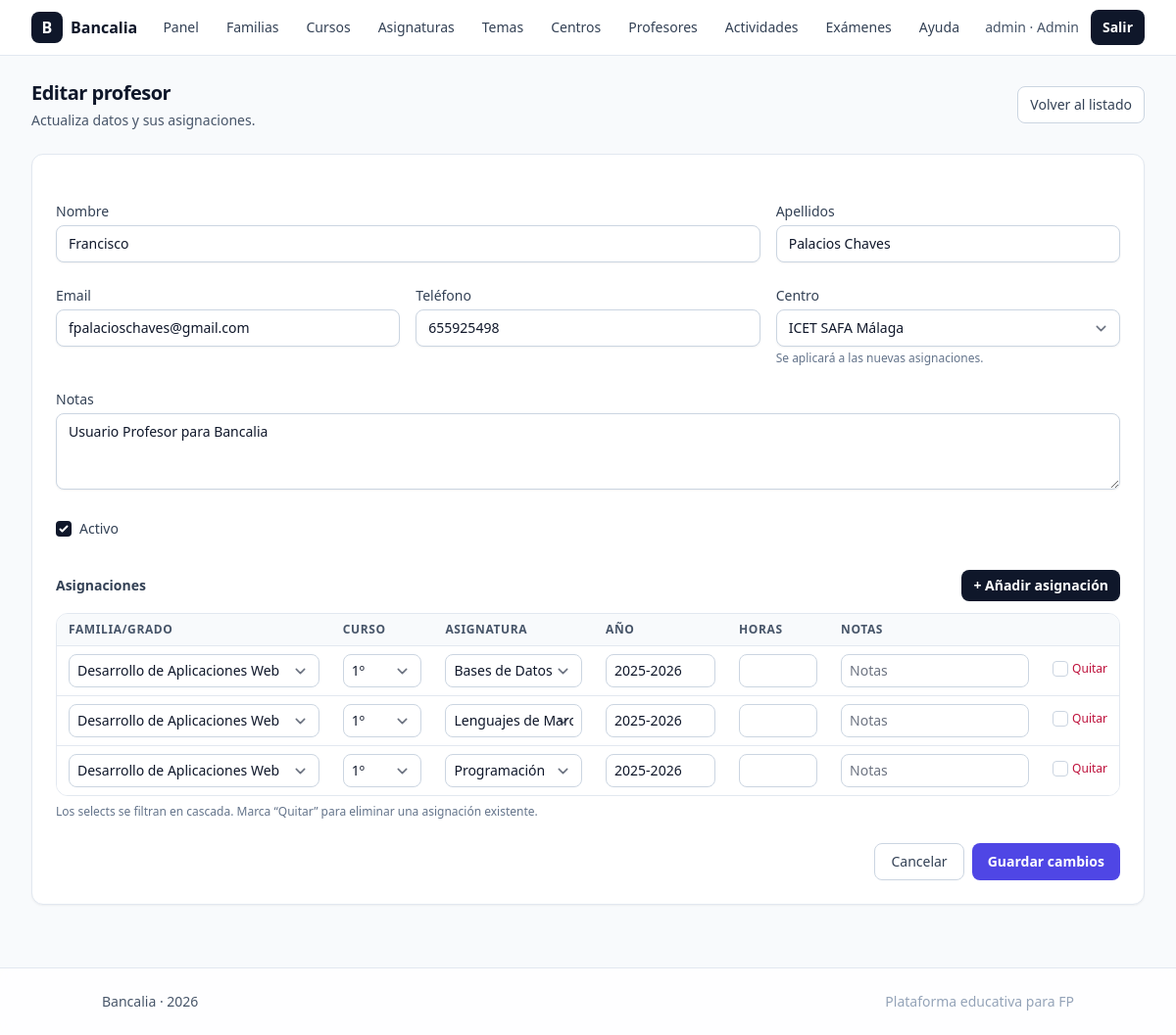
The page /admin/profesores/edit.php?id=2 (signed in) on the database its author committed.
### tables this page shows
CREATE TABLE `profesores` (
  `id` int(11) NOT NULL,
  `centro_id` int(11) DEFAULT NULL,
  `nombre` varchar(120) NOT NULL,
  `apellidos` varchar(160) NOT NULL,
  `email` varchar(160) NOT NULL,
  `telefono` varchar(30) DEFAULT NULL,
  `notas` text DEFAULT NULL,
  `is_active` tinyint(1) NOT NULL DEFAULT 1,
  `created_at` datetime NOT NULL DEFAULT current_timestamp(),
  `updated_at` datetime NOT NULL DEFAULT current_timestamp() ON UPDATE current_timestamp()
);

CREATE TABLE `centros` (
  `id` int(11) NOT NULL,
  `nombre` varchar(180) NOT NULL,
  `slug` varchar(190) NOT NULL,
  `codigo` varchar(50) DEFAULT NULL,
  `tipo` enum('publico','privado','concertado') NOT NULL DEFAULT 'publico',
  `comunidad` varchar(100) DEFAULT NULL,
  `provincia` varchar(100) DEFAULT NULL,
  `localidad` varchar(120) DEFAULT NULL,
  `direccion` varchar(200) DEFAULT NULL,
  `cp` varchar(10) DEFAULT NULL,
  `email` varchar(150) DEFAULT NULL,
  `telefono` varchar(30) DEFAULT NULL,
  `web` varchar(200) DEFAULT NULL,
  `lat` decimal(10,7) DEFAULT NULL,
  `lng` decimal(10,7) DEFAULT NULL,
  `descripcion` text DEFAULT NULL,
  `is_active` tinyint(1) NOT NULL DEFAULT 1,
  `created_at` datetime NOT NULL DEFAULT current_timestamp(),
  `updated_at` datetime NOT NULL DEFAULT current_timestamp() ON UPDATE current_timestamp()
);

CREATE TABLE `profesor_asignacion` (
  `id` int(11) NOT NULL,
  `profesor_id` int(11) NOT NULL,
  `centro_id` int(11) DEFAULT NULL,
  `familia_id` int(11) NOT NULL,
  `curso_id` int(11) NOT NULL,
  `asignatura_id` int(11) NOT NULL,
  `anio_academico` varchar(9) NOT NULL,
  `horas` int(11) DEFAULT NULL,
  `observaciones` text DEFAULT NULL,
  `is_active` tinyint(1) NOT NULL DEFAULT 1,
  `created_at` datetime NOT NULL DEFAULT current_timestamp(),
  `updated_at` datetime NOT NULL DEFAULT current_timestamp() ON UPDATE current_timestamp()
);

CREATE TABLE `familias_profesionales` (
  `id` int(11) NOT NULL,
  `nombre` varchar(150) NOT NULL,
  `slug` varchar(160) NOT NULL,
  `descripcion` text DEFAULT NULL,
  `is_active` tinyint(1) NOT NULL DEFAULT 1,
  `created_at` datetime NOT NULL DEFAULT current_timestamp(),
  `updated_at` datetime NOT NULL DEFAULT current_timestamp() ON UPDATE current_timestamp()
);

### config.php (called while the page is built, shortened)
<?php
require_once __DIR__ . '/services/ProfesorService.php';
function pdo(): PDO
{
  static $pdo;
  if ($pdo instanceof PDO)
    return $pdo;
  $host = $_ENV['DB_HOST'] ?? '127.0.0.1';
  $port = $_ENV['DB_PORT'] ?? '3306';
  $db = $_ENV['DB_NAME'] ?? 'bancalia';
  $user = $_ENV['DB_USER'] ?? 'root';
  $pass = $_ENV['DB_PASS'] ?? '';
  $dsn = "mysql:host=$host;port=$port;dbname=$db;charset=utf8mb4";
  $pdo = new PDO($dsn, $user, $pass, [
    PDO::ATTR_ERRMODE => PDO::ERRMODE_EXCEPTION,
    PDO::ATTR_DEFAULT_FETCH_MODE => PDO::FETCH_ASSOC,
    PDO::ATTR_EMULATE_PREPARES => false,
  ]);
  return $pdo;
}

### services/ProfesorService.php (called while the page is built, shortened)
<?php
class ProfesorService
{
    private PDO $pdo;
    public function __construct(PDO $pdo)
    {
        $this->pdo = $pdo;
    }
    public function find(int $id): ?array
    {
        $st = $this->pdo->prepare('SELECT * FROM profesores WHERE id=:id LIMIT 1');
        $st->execute([':id' => $id]);
        return $st->fetch() ?: null;
    }
}

### public/admin/profesores/edit.php (the view, shortened to what this page needs)
<?php
require_once __DIR__ . '/../../../config.php';
$id = (int) ($_GET['id'] ?? 0);
$centros = pdo()->query('SELECT id, nombre FROM centros WHERE is_active=1 ORDER BY nombre ASC')->fetchAll();
$fams = pdo()->query('SELECT id, nombre FROM familias_profesionales WHERE is_active=1 ORDER BY nombre ASC')->fetchAll();
$service = new ProfesorService(pdo());
$prof = $service->find($id);
$asignaciones = pdo()->prepare('
  SELECT pa.id, pa.familia_id, pa.curso_id, pa.asignatura_id, pa.anio_academico, pa.horas, pa.observaciones, pa.is_active,
         f.nombre AS familia, c.nombre AS curso, a.nombre AS asignatura
  FROM profesor_asignacion pa
  JOIN familias_profesionales f ON f.id = pa.familia_id
  JOIN cursos c ON c.id = pa.curso_id
  JOIN asignaturas a ON a.id = pa.asignatura_id
  WHERE pa.profesor_id = :p
  ORDER BY f.nombre ASC, c.orden ASC, a.orden ASC, a.nombre ASC
');
$asignaciones->execute([':p' => $id]);
$asigRows = $asignaciones->fetchAll();
require_once __DIR__ . '/../../../partials/header.php';
?>
<div class="mb-6 flex items-center justify-between">
  <div>
    <h1 class="text-xl font-semibold tracking-tight">Editar profesor</h1>
    <p class="mt-1 text-sm text-slate-600">Actualiza datos y sus asignaciones.</p>
  </div>
  <a href="<?= PUBLIC_URL ?>/admin/profesores/index.php"
    class="inline-flex items-center rounded-lg border border-slate-300 bg-white px-3 py-2 text-sm font-medium text-slate-700 hover:bg-slate-100">
    Volver al listado
  </a>
</div>
<div class="rounded-xl border border-slate-200 bg-white p-6 shadow-sm">
  <form method="post" action="" class="space-y-6" id="profForm">
    <div class="grid gap-4 sm:grid-cols-3">
      <div class="sm:col-span-2">
        <label for="nombre" class="mb-1 block text-sm font-medium text-slate-700">Nombre</label>
        <input id="nombre" name="nombre" type="text" required value="<?= htmlspecialchars($prof['nombre']) ?>"
          class="w-full rounded-lg border border-slate-300 bg-white px-3 py-2 text-sm shadow-sm placeholder-slate-400 focus:outline-none focus:ring-2 focus:ring-slate-400 focus:border-slate-400">
      </div>
      <div>
        <label for="apellidos" class="mb-1 block text-sm font-medium text-slate-700">Apellidos</label>
        <input id="apellidos" name="apellidos" type="text" required value="<?= htmlspecialchars($prof['apellidos']) ?>"
          class="w-full rounded-lg border border-slate-300 bg-white px-3 py-2 text-sm shadow-sm placeholder-slate-400 focus:outline-none focus:ring-2 focus:ring-slate-400 focus:border-slate-400">
      </div>
    </div>
    <div class="grid gap-4 sm:grid-cols-3">
      <div>
        <label for="email" class="mb-1 block text-sm font-medium text-slate-700">Email</label>
        <input id="email" name="email" type="email" required value="<?= htmlspecialchars($prof['email']) ?>"
          class="w-full rounded-lg border border-slate-300 bg-white px-3 py-2 text-sm shadow-sm placeholder-slate-400 focus:outline-none focus:ring-2 focus:ring-slate-400 focus:border-slate-400">
      </div>
      <div>
        <label for="telefono" class="mb-1 block text-sm font-medium text-slate-700">Teléfono</label>
        <input id="telefono" name="telefono" type="text" value="<?= htmlspecialchars((string) $prof['telefono']) ?>"
          class="w-full rounded-lg border border-slate-300 bg-white px-3 py-2 text-sm shadow-sm focus:outline-none focus:ring-2 focus:ring-slate-400 focus:border-slate-400">
      </div>
      <div>
        <label for="centro_id" class="mb-1 block text-sm font-medium text-slate-700">Centro</label>
        <select id="centro_id" name="centro_id"
          class="w-full rounded-lg border border-slate-300 bg-white px-3 py-2 text-sm shadow-sm focus:outline-none focus:ring-2 focus:ring-slate-400 focus:border-slate-400">
          <?php foreach ($centros as $c): ?>
            <option value="<?= (int) $c['id'] ?>" <?= (int) $prof['centro_id'] === (int) $c['id'] ? 'selected' : '' ?>>
              <?= htmlspecialchars($c['nombre']) ?>
            </option>
          <?php endforeach; ?>
        </select>
        <p class="mt-1 text-xs text-slate-500">Se aplicará a las nuevas asignaciones.</p>
      </div>
    </div>
    <div>
      <label for="notas" class="mb-1 block text-sm font-medium text-slate-700">Notas</label>
      <textarea id="notas" name="notas" rows="3"
        class="w-full rounded-lg border border-slate-300 bg-white px-3 py-2 text-sm shadow-sm placeholder-slate-400 focus:outline-none focus:ring-2 focus:ring-slate-400 focus:border-slate-400"><?= htmlspecialchars((string) $prof['notas']) ?></textarea>
    </div>
    <div class="flex items-center gap-2">
      <input id="is_active" name="is_active" type="checkbox"
        class="h-4 w-4 rounded border-slate-300 text-slate-900 focus:ring-slate-400" <?= (int) $prof['is_active'] === 1 ? 'checked' : '' ?>>
      <label for="is_active" class="text-sm text-slate-700">Activo</label>
    </div>
    <div class="pt-2">
      <div class="mb-3 flex items-center justify-between">
        <h2 class="text-sm font-semibold text-slate-700">Asignaciones</h2>
        <button type="button" id="btnAddRow"
          class="inline-flex items-center rounded-lg bg-slate-900 px-3 py-1.5 text-sm font-semibold text-white hover:bg-slate-800">
          + Añadir asignación
        </button>
      </div>
      <div class="overflow-hidden rounded-xl border border-slate-200">
        <table class="min-w-full divide-y divide-slate-200">
          <thead class="bg-slate-50">
            <tr>
              <th class="px-3 py-2 text-left text-xs font-semibold uppercase tracking-wider text-slate-600">
                Familia/Grado</th>
              <th class="px-3 py-2 text-left text-xs font-semibold uppercase tracking-wider text-slate-600">Curso</th>
              <th class="px-3 py-2 text-left text-xs font-semibold uppercase tracking-wider text-slate-600">Asignatura
              </th>
              <th class="px-3 py-2 text-left text-xs font-semibold uppercase tracking-wider text-slate-600">Año</th>
              <th class="px-3 py-2 text-left text-xs font-semibold uppercase tracking-wider text-slate-600">Horas</th>
              <th class="px-3 py-2 text-left text-xs font-semibold uppercase tracking-wider text-slate-600">Notas</th>
              <th class="px-3 py-2"></th>
            </tr>
          </thead>
          <tbody id="rowsBody" class="divide-y divide-slate-200 bg-white">
            <?php foreach ($asigRows as $idx => $r): ?>
              <tr>
                <td class="px-3 py-2">
                  <select name="asig_familia_id[]"
                    class="famSel w-full rounded-lg border border-slate-300 bg-white px-2 py-1.5 text-sm focus:outline-none focus:ring-2 focus:ring-slate-400">
                    <?php foreach ($fams as $f): ?>
                      <option value="<?= (int) $f['id'] ?>" <?= (int) $r['familia_id'] === (int) $f['id'] ? 'selected' : '' ?>>
                        <?= htmlspecialchars($f['nombre']) ?>
                      </option>
                    <?php endforeach; ?>
                  </select>
                </td>
                <td class="px-3 py-2">
                  <select name="asig_curso_id[]"
                    class="cursoSel w-full rounded-lg border border-slate-300 bg-white px-2 py-1.5 text-sm focus:outline-none focus:ring-2 focus:ring-slate-400">
                  </select>
                </td>
                <td class="px-3 py-2">
                  <select name="asig_asignatura_id[]"
                    class="asigSel w-full rounded-lg border border-slate-300 bg-white px-2 py-1.5 text-sm focus:outline-none focus:ring-2 focus:ring-slate-400">
                  </select>
                </td>
                <td class="px-3 py-2">
                  <input name="asig_anio[]" type="text" value="<?= htmlspecialchars($r['anio_academico']) ?>"
                    placeholder="2025-2026" required
                    class="w-28 rounded-lg border border-slate-300 bg-white px-2 py-1.5 text-sm focus:outline-none focus:ring-2 focus:ring-slate-400">
                </td>
                <td class="px-3 py-2">
                  <input name="asig_horas[]" type="number" min="0" value="<?= htmlspecialchars((string) $r['horas']) ?>"
                    class="w-20 rounded-lg border border-slate-300 bg-white px-2 py-1.5 text-sm focus:outline-none focus:ring-2 focus:ring-slate-400">
                </td>
                <td class="px-3 py-2">
                  <input name="asig_obs[]" type="text" value="<?= htmlspecialchars((string) $r['observaciones']) ?>"
                    class="w-48 rounded-lg border border-slate-300 bg-white px-2 py-1.5 text-sm focus:outline-none focus:ring-2 focus:ring-slate-400"
                    placeholder="Notas">
                </td>
                <td class="px-3 py-2 text-right">
                  <label class="inline-flex items-center gap-1 text-xs text-rose-700">
                    <input type="checkbox" name="asig_delete[]" value="<?= $idx ?>"
                      class="h-4 w-4 rounded border-slate-300 text-rose-600 focus:ring-rose-400">
                    Quitar
                  </label>
                </td>
              </tr>
            <?php endforeach; ?>
          </tbody>
        </table>
      </div>
      <p class="mt-2 text-xs text-slate-500">Los selects se filtran en cascada. Marca “Quitar” para eliminar una
        asignación existente.</p>
    </div>
    <div class="flex flex-col-reverse gap-2 sm:flex-row sm:justify-end">
      <a href="<?= PUBLIC_URL ?>/admin/profesores/index.php"
        class="inline-flex items-center justify-center rounded-lg border border-slate-300 bg-white px-4 py-2 text-sm font-medium text-slate-700 hover:bg-slate-100">
        Cancelar
      </a>
      <button type="submit"
        class="inline-flex items-center justify-center rounded-lg bg-indigo-600 px-4 py-2 text-sm font-semibold text-white hover:bg-indigo-500 active:scale-[0.99] transition">
        Guardar cambios
      </button>
    </div>
  </form>
</div>
<?php require_once __DIR__ . '/../../../partials/footer.php'; ?>

### rows shown on the page
profesores: nombre "Francisco", apellidos "Palacios Chaves", email "fpalacioschaves@gmail.com", telefono "655925498", centro_id "ICET SAFA Málaga", notas "Usuario Profesor para Bancalia", is_active "☑"
profesor_asignacion: familia.nombre "Desarrollo de Aplicaciones Web", anio_academico "2025-2026"
profesor_asignacion: familia.nombre "Desarrollo de Aplicaciones Web", anio_academico "2025-2026"
profesor_asignacion: familia.nombre "Desarrollo de Aplicaciones Web", anio_academico "2025-2026"

### other values the page prints
$u['role'] "admin"
$u['nombre'] "Admin"
